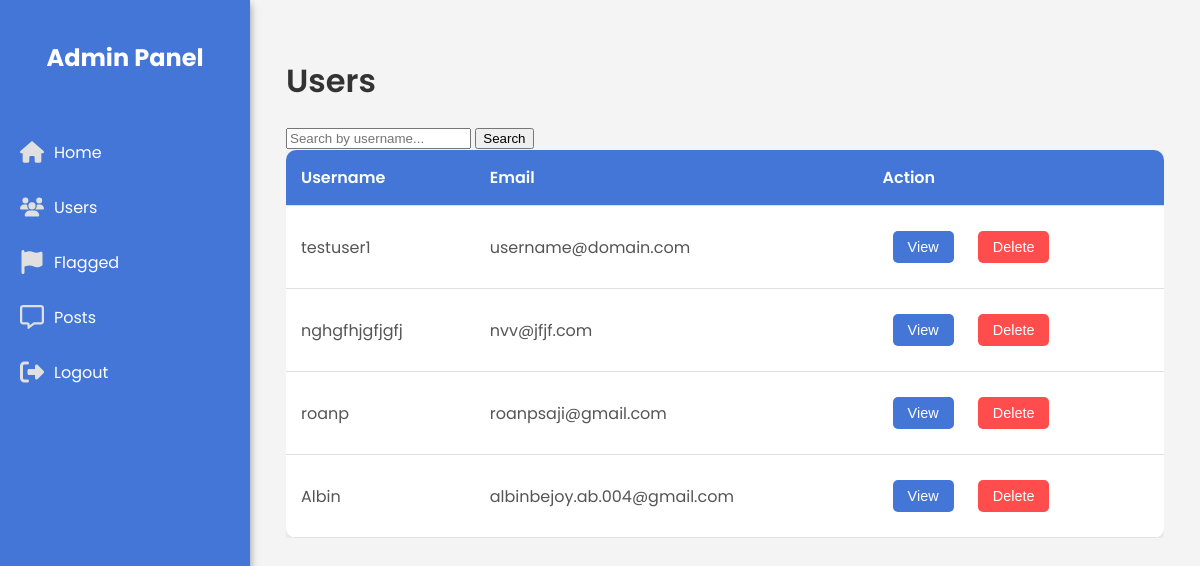
/users, run on an earlier commit of the app's database.
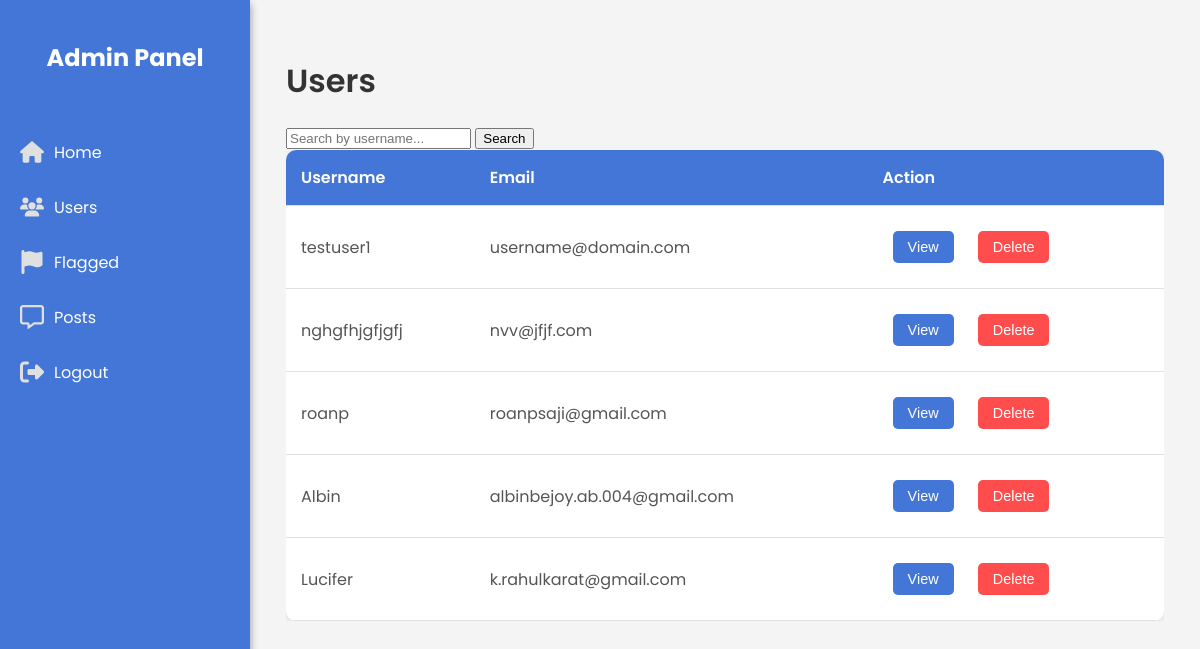
And on a later commit of the database.
### app/models.py (models this page shows)
class User(db.Model, UserMixin):
    id = db.Column(db.Integer, primary_key=True)
    username = db.Column(db.String(80), unique=True, nullable=False)
    password = db.Column(db.String(80), nullable=False)
    email = db.Column(db.String(120), unique=True, nullable=False)
    phone_number = db.Column(db.Integer, unique=True, nullable=False)
    profile_pic = db.Column(db.String(120), nullable=False, default='profile.jpg')

### app/admin_routes.py (the view)
@app.route('/users', methods=['GET', 'POST'])
def users():
    if request.method == 'GET':
        users = User.query.all()  # Fetch all users
        return render_template('adminPages/users.html', users=users)

### app/templates/adminPages/users.html
{% extends 'adminPages/adminhome.html' %}
{% block head %}
    <link rel="stylesheet" href="{{ url_for('static', filename='css/admin.css') }}">
    <link rel="stylesheet" href="{{ url_for('static', filename='css/users.css') }}">
{% endblock %}
{% block body %}
<div class="users-page">
    <div class="page-header">
        <h1 class="page-title">Users</h1>
        <div class="search-container">
            <form action="/users_search" method="get">
                <label>
                    <input class="form-control" type="text" placeholder="Search by username..." name="username">
                    <input type="submit" value="Search">
                </label>
            </form>
        </div>
    </div>
        <div class="users-table-container">
            <table class="users-table">
                <thead>
                    <tr>
                        <th>Username</th>
                        <th>Email</th>
                        <th>Action</th>
                    </tr>
                </thead>
                <tbody>
                {% if users %}
                    {% for user in users %}
                    <tr>
                        <td>{{ user.username }}</td>
                        <td>{{ user.email }}</td>
                        <td>
                            <button class="action-btn">View</button>
                            <form action="{{ url_for('delete_user', user_id=user.id) }}" method="post" style="display:inline;">
                                <button type="submit" class="action-btn delete-btn">Delete</button>
                            </form>
                        </td>
                    </tr>
                    {% endfor %}
                {% else %}
                    <tr>
                        <td>No results found</td>
                    </tr>
                {% endif %}
                </tbody>
            </table>
        </div>
    </div>
{% endblock %}

### app/templates/adminPages/adminhome.html (shortened to what this page needs)
<!DOCTYPE html>
<html lang="en">
<head>
    <link rel="stylesheet" href="static/css/admin.css">
    {% block head %}{% endblock %}
</head>
<body>
    <div class="sidebar">
        <h2 class="sidebar-title">Admin Panel</h2>
        <nav class="nav">
            <a href="{{ url_for('admin')}}" class="nav-item">
                Home
            </a>
            <a href="{{ url_for('users') }}" class="nav-item">
                Users
            </a>
            <a href="{{ url_for('flags') }}" class="nav-item">
                Flagged
            </a>
            <a href="{{ url_for('posts_admin') }}" class="nav-item">
                Posts
            </a>
            <a href="#" class="nav-item">
                Logout
            </a>
        </nav>
    </div>
    <main>
        {% block body %}{% endblock %}
    </main>
</body>
</html>

### app/static/css/admin.css (style rules this page uses)
body { font-family: 'Poppins', sans-serif; margin: 0; padding: 0; background-color: #f4f4f4; }
main { margin-left: 250px; padding: 1rem; transition: margin-left 0.3s; }
.sidebar { width: 250px; height: 100vh; background-color: #4376d6; color: #ffffff; position: fixed; left: 0; top: 0; box-shadow: 0 4px 8px rgba(0, 0, 0, 0.42); transition: width 0.3s; }
.sidebar-title { padding: 20px; font-size: 24px; text-align: center; }
.nav { padding: 10px 0; }
.nav-item { display: flex; align-items: center; padding: 15px 20px; color: #ffffff; text-decoration: none; border-radius: 10px; transition: background-color 0.3s; }
.icon { width: 24px; height: 24px; margin-right: 10px; }
.icon { color: #e0e0e0; }

### app/static/css/users.css (style rules this page uses)
.users-page { padding: 20px; }
.page-title { font-size: 2rem; margin-bottom: 20px; color: #333; font-weight: 600; }
.users-table-container { overflow-x: auto; }
.users-table { width: 100%; border-collapse: collapse; background-color: #ffffff; box-shadow: 0 2px 8px rgba(0, 0, 0, 0.1); border-radius: 10px; overflow: hidden; }
.users-table th, .users-table td { padding: 15px; text-align: left; border-bottom: 1px solid #e0e0e0; }
.users-table th { background-color: #4376d6; color: #ffffff; font-weight: 600; }
.users-table td { color: #555; }
.action-btn { padding: 8px 15px; border: none; border-radius: 5px; cursor: pointer; font-size: 0.9rem; color: #ffffff; background-color: #4376d6; transition: background-color 0.3s; margin: 10px; }
.delete-btn { background-color: #ff4d4d; }

What changed in the data, as far as the page shows it:
added User: username "Lucifer", email "k.rahulkarat@gmail.com"
